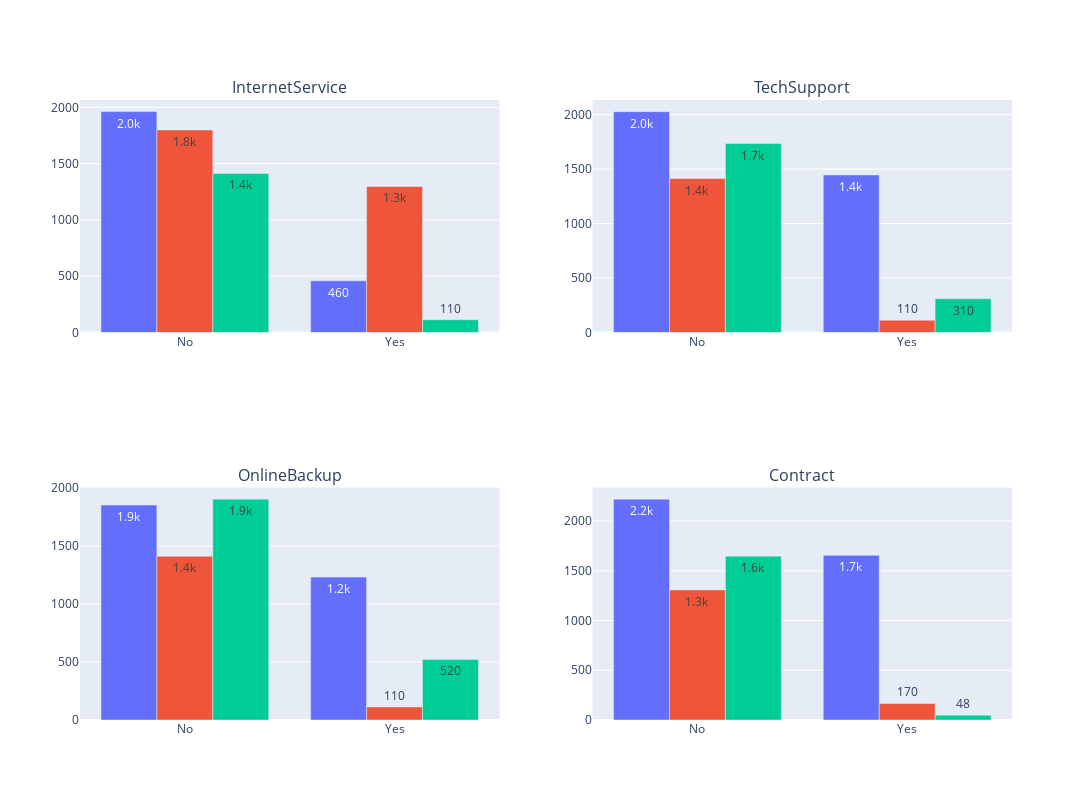

The cell this chart's notebook holds for it:
### Markdown cell above
This plot is showing us that the customer churning pay a greater median subscription

### Code cell
import random

cat_cols = ['InternetService',"TechSupport","OnlineBackup","Contract"]
fig = make_subplots(rows=2, cols=2, subplot_titles=cat_cols)

def random_color():
    return "rgba({}, {}, {}, 0.8)".format(random.randint(0, 255), random.randint(0, 255), random.randint(0, 255))


for idx, col in enumerate(cat_cols):
    temp = telco_df.groupby(['Churn',col], as_index=False)['customerID'].count()
    temp.columns = ['Churn', col, 'Count']
    bar_fig = px.bar(temp,
                x='Churn',
                y='Count',
                barmode='group',
                text_auto='.2s',
                color=col,
                title=col)
    
    # Get the trace from the created bar figure and add it to the subplot
    for trace in bar_fig['data']:
        trace.showlegend = False  # Hide the legend for individual traces
        fig.add_trace(trace, row=(idx // 2) + 1, col=(idx % 2) + 1)

fig.update_layout(height=800, width=1200)
fig.show()

### Figure 1 — Plotly figure (JSON) as saved in the notebook; plotly's stock layout.template omitted (floating-point values rounded to 4 significant figures)
{"data": [{"alignmentgroup": "True", "hovertemplate": "InternetService=DSL<br>Churn=%{x}<br>Count=%{y}<extra></extra>", "legendgroup": "DSL", "marker": {"color": "#636efa", "pattern": {"shape": ""}}, "name": "DSL", "offsetgroup": "DSL", "orientation": "v", "showlegend": false, "textposition": "auto", "texttemplate": "%{y:.2s}", "type": "bar", "x": ["No", "Yes"], "xaxis": "x", "y": [1962, 459], "yaxis": "y"}, {"alignmentgroup": "True", "hovertemplate": "InternetService=Fiber optic<br>Churn=%{x}<br>Count=%{y}<extra></extra>", "legendgroup": "Fiber optic", "marker": {"color": "#EF553B", "pattern": {"shape": ""}}, "name": "Fiber optic", "offsetgroup": "Fiber optic", "orientation": "v", "showlegend": false, "textposition": "auto", "texttemplate": "%{y:.2s}", "type": "bar", "x": ["No", "Yes"], "xaxis": "x", "y": [1799, 1297], "yaxis": "y"}, {"alignmentgroup": "True", "hovertemplate": "InternetService=No<br>Churn=%{x}<br>Count=%{y}<extra></extra>", "legendgroup": "No", "marker": {"color": "#00cc96", "pattern": {"shape": ""}}, "name": "No", "offsetgroup": "No", "orientation": "v", "showlegend": false, "textposition": "auto", "texttemplate": "%{y:.2s}", "type": "bar", "x": ["No", "Yes"], "xaxis": "x", "y": [1413, 113], "yaxis": "y"}, {"alignmentgroup": "True", "hovertemplate": "TechSupport=No<br>Churn=%{x}<br>Count=%{y}<extra></extra>", "legendgroup": "No", "marker": {"color": "#636efa", "pattern": {"shape": ""}}, "name": "No", "offsetgroup": "No", "orientation": "v", "showlegend": false, "textposition": "auto", "texttemplate": "%{y:.2s}", "type": "bar", "x": ["No", "Yes"], "xaxis": "x2", "y": [2027, 1446], "yaxis": "y2"}, {"alignmentgroup": "True", "hovertemplate": "TechSupport=No internet service<br>Churn=%{x}<br>Count=%{y}<extra></extra>", "legendgroup": "No internet service", "marker": {"color": "#EF553B", "pattern": {"shape": ""}}, "name": "No internet service", "offsetgroup": "No internet service", "orientation": "v", "showlegend": false, "textposition": "auto", "texttemplate": "%{y:.2s}", "type": "bar", "x": ["No", "Yes"], "xaxis": "x2", "y": [1413, 113], "yaxis": "y2"}, {"alignmentgroup": "True", "hovertemplate": "TechSupport=Yes<br>Churn=%{x}<br>Count=%{y}<extra></extra>", "legendgroup": "Yes", "marker": {"color": "#00cc96", "pattern": {"shape": ""}}, "name": "Yes", "offsetgroup": "Yes", "orientation": "v", "showlegend": false, "textposition": "auto", "texttemplate": "%{y:.2s}", "type": "bar", "x": ["No", "Yes"], "xaxis": "x2", "y": [1734, 310], "yaxis": "y2"}, {"alignmentgroup": "True", "hovertemplate": "OnlineBackup=No<br>Churn=%{x}<br>Count=%{y}<extra></extra>", "legendgroup": "No", "marker": {"color": "#636efa", "pattern": {"shape": ""}}, "name": "No", "offsetgroup": "No", "orientation": "v", "showlegend": false, "textposition": "auto", "texttemplate": "%{y:.2s}", "type": "bar", "x": ["No", "Yes"], "xaxis": "x3", "y": [1855, 1233], "yaxis": "y3"}, {"alignmentgroup": "True", "hovertemplate": "OnlineBackup=No internet service<br>Churn=%{x}<br>Count=%{y}<extra></extra>", "legendgroup": "No internet service", "marker": {"color": "#EF553B", "pattern": {"shape": ""}}, "name": "No internet service", "offsetgroup": "No internet service", "orientation": "v", "showlegend": false, "textposition": "auto", "texttemplate": "%{y:.2s}", "type": "bar", "x": ["No", "Yes"], "xaxis": "x3", "y": [1413, 113], "yaxis": "y3"}, {"alignmentgroup": "True", "hovertemplate": "OnlineBackup=Yes<br>Churn=%{x}<br>Count=%{y}<extra></extra>", "legendgroup": "Yes", "marker": {"color": "#00cc96", "pattern": {"shape": ""}}, "name": "Yes", "offsetgroup": "Yes", "orientation": "v", "showlegend": false, "textposition": "auto", "texttemplate": "%{y:.2s}", "type": "bar", "x": ["No", "Yes"], "xaxis": "x3", "y": [1906, 523], "yaxis": "y3"}, {"alignmentgroup": "True", "hovertemplate": "Contract=Month-to-month<br>Churn=%{x}<br>Count=%{y}<extra></extra>", "legendgroup": "Month-to-month", "marker": {"color": "#636efa", "pattern": {"shape": ""}}, "name": "Month-to-month", "offsetgroup": "Month-to-month", "orientation": "v", "showlegend": false, "textposition": "auto", "texttemplate": "%{y:.2s}", "type": "bar", "x": ["No", "Yes"], "xaxis": "x4", "y": [2220, 1655], "yaxis": "y4"}, {"alignmentgroup": "True", "hovertemplate": "Contract=One year<br>Churn=%{x}<br>Count=%{y}<extra></extra>", "legendgroup": "One year", "marker": {"color": "#EF553B", "pattern": {"shape": ""}}, "name": "One year", "offsetgroup": "One year", "orientation": "v", "showlegend": false, "textposition": "auto", "texttemplate": "%{y:.2s}", "type": "bar", "x": ["No", "Yes"], "xaxis": "x4", "y": [1307, 166], "yaxis": "y4"}, {"alignmentgroup": "True", "hovertemplate": "Contract=Two year<br>Churn=%{x}<br>Count=%{y}<extra></extra>", "legendgroup": "Two year", "marker": {"color": "#00cc96", "pattern": {"shape": ""}}, "name": "Two year", "offsetgroup": "Two year", "orientation": "v", "showlegend": false, "textposition": "auto", "texttemplate": "%{y:.2s}", "type": "bar", "x": ["No", "Yes"], "xaxis": "x4", "y": [1647, 48], "yaxis": "y4"}], "layout": {"annotations": [{"font": {"size": 16}, "showarrow": false, "text": "InternetService", "x": 0.225, "xanchor": "center", "xref": "paper", "y": 1, "yanchor": "bottom", "yref": "paper"}, {"font": {"size": 16}, "showarrow": false, "text": "TechSupport", "x": 0.775, "xanchor": "center", "xref": "paper", "y": 1, "yanchor": "bottom", "yref": "paper"}, {"font": {"size": 16}, "showarrow": false, "text": "OnlineBackup", "x": 0.225, "xanchor": "center", "xref": "paper", "y": 0.375, "yanchor": "bottom", "yref": "paper"}, {"font": {"size": 16}, "showarrow": false, "text": "Contract", "x": 0.775, "xanchor": "center", "xref": "paper", "y": 0.375, "yanchor": "bottom", "yref": "paper"}], "height": 800, "width": 1200, "xaxis": {"anchor": "y", "domain": [0, 0.45]}, "xaxis2": {"anchor": "y2", "domain": [0.55, 1]}, "xaxis3": {"anchor": "y3", "domain": [0, 0.45]}, "xaxis4": {"anchor": "y4", "domain": [0.55, 1]}, "yaxis": {"anchor": "x", "domain": [0.625, 1]}, "yaxis2": {"anchor": "x2", "domain": [0.625, 1]}, "yaxis3": {"anchor": "x3", "domain": [0, 0.375]}, "yaxis4": {"anchor": "x4", "domain": [0, 0.375]}}}
